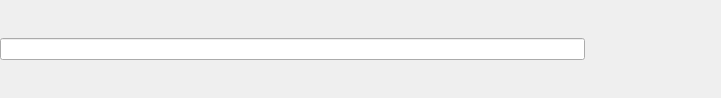
<?xml version="1.0" encoding="UTF-8"?>
<ui version="4.0">
 <class>TextFinderWidget</class>
 <widget class="QWidget" name="TextFinderWidget">
  <property name="geometry">
   <rect>
    <x>0</x>
    <y>0</y>
    <width>721</width>
    <height>98</height>
   </rect>
  </property>
  <property name="windowTitle">
   <string>Form</string>
  </property>
  <layout class="QHBoxLayout" name="horizontalLayout_2">
   <property name="spacing">
    <number>0</number>
   </property>
   <property name="leftMargin">
    <number>0</number>
   </property>
   <property name="topMargin">
    <number>0</number>
   </property>
   <property name="rightMargin">
    <number>0</number>
   </property>
   <property name="bottomMargin">
    <number>0</number>
   </property>
   <item>
    <layout class="QHBoxLayout" name="horizontalLayout">
     <property name="leftMargin">
      <number>0</number>
     </property>
     <property name="topMargin">
      <number>0</number>
     </property>
     <property name="rightMargin">
      <number>0</number>
     </property>
     <property name="bottomMargin">
      <number>0</number>
     </property>
     <item>
      <widget class="QLineEdit" name="lineEdit"/>
     </item>
     <item>
      <widget class="QPushButton" name="pushButton_2">
       <property name="text">
        <string/>
       </property>
       <property name="icon">
        <iconset resource="engine.qrc">
         <normaloff>:/engine/images/prev.png</normaloff>:/engine/images/prev.png</iconset>
       </property>
       <property name="flat">
        <bool>true</bool>
       </property>
      </widget>
     </item>
     <item>
      <widget class="QPushButton" name="pushButton">
       <property name="text">
        <string/>
       </property>
       <property name="icon">
        <iconset resource="engine.qrc">
         <normaloff>:/engine/images/next.png</normaloff>:/engine/images/next.png</iconset>
       </property>
       <property name="flat">
        <bool>true</bool>
       </property>
      </widget>
     </item>
     <item>
      <spacer name="horizontalSpacer">
       <property name="orientation">
        <enum>Qt::Horizontal</enum>
       </property>
       <property name="sizeType">
        <enum>QSizePolicy::Fixed</enum>
       </property>
       <property name="sizeHint" stdset="0">
        <size>
         <width>40</width>
         <height>20</height>
        </size>
       </property>
      </spacer>
     </item>
     <item>
      <widget class="QPushButton" name="pushButton_3">
       <property name="minimumSize">
        <size>
         <width>16</width>
         <height>16</height>
        </size>
       </property>
       <property name="maximumSize">
        <size>
         <width>16</width>
         <height>16</height>
        </size>
       </property>
       <property name="text">
        <string/>
       </property>
       <property name="icon">
        <iconset resource="engine.qrc">
         <normaloff>:/engine/images/close_gray.png</normaloff>:/engine/images/close_gray.png</iconset>
       </property>
       <property name="flat">
        <bool>true</bool>
       </property>
      </widget>
     </item>
    </layout>
   </item>
  </layout>
 </widget>
 <resources>
  <include location="engine.qrc"/>
 </resources>
 <connections/>
</ui>
